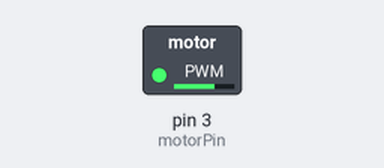
Simulated run of this sketch. Board: Arduino Uno, built with avr-gcc and run on an emulated ATmega328P. Parts: switched loads named in the sketch (green lamp = pin HIGH). What the sketch prints to the serial monitor is not drawn.

Above: at 0.1 s.
Timing chart, 0 to 1.6 s (numbered marks = the images above):
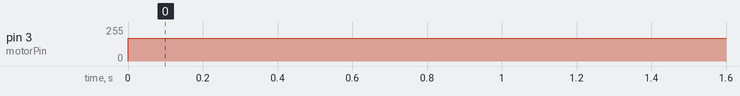

Measured:
- by itself, pin 3 (motorPin): 0/255 → 170/255 at 0.00 s

The sketch:

Bombas_beta0.ino
```cpp
#define motorPin 3

int calibrador = A0;
int treshold = 0;


void setup(){
  Serial.begin(9600);
  pinMode(motorPin, OUTPUT);
  Serial.println("Iniciar Programa!");


}


void loop(){

analogWrite(motorPin,170);
delay(30000);


}
```
